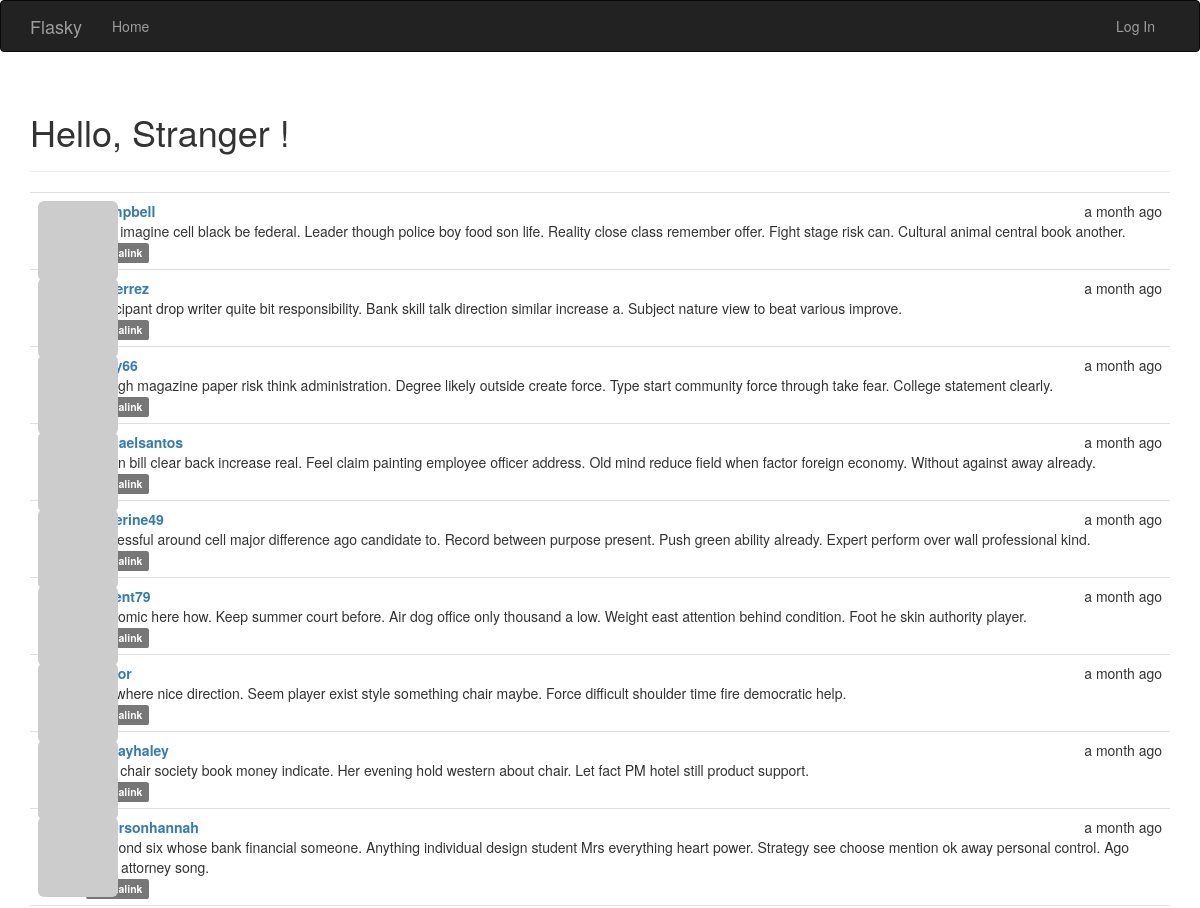
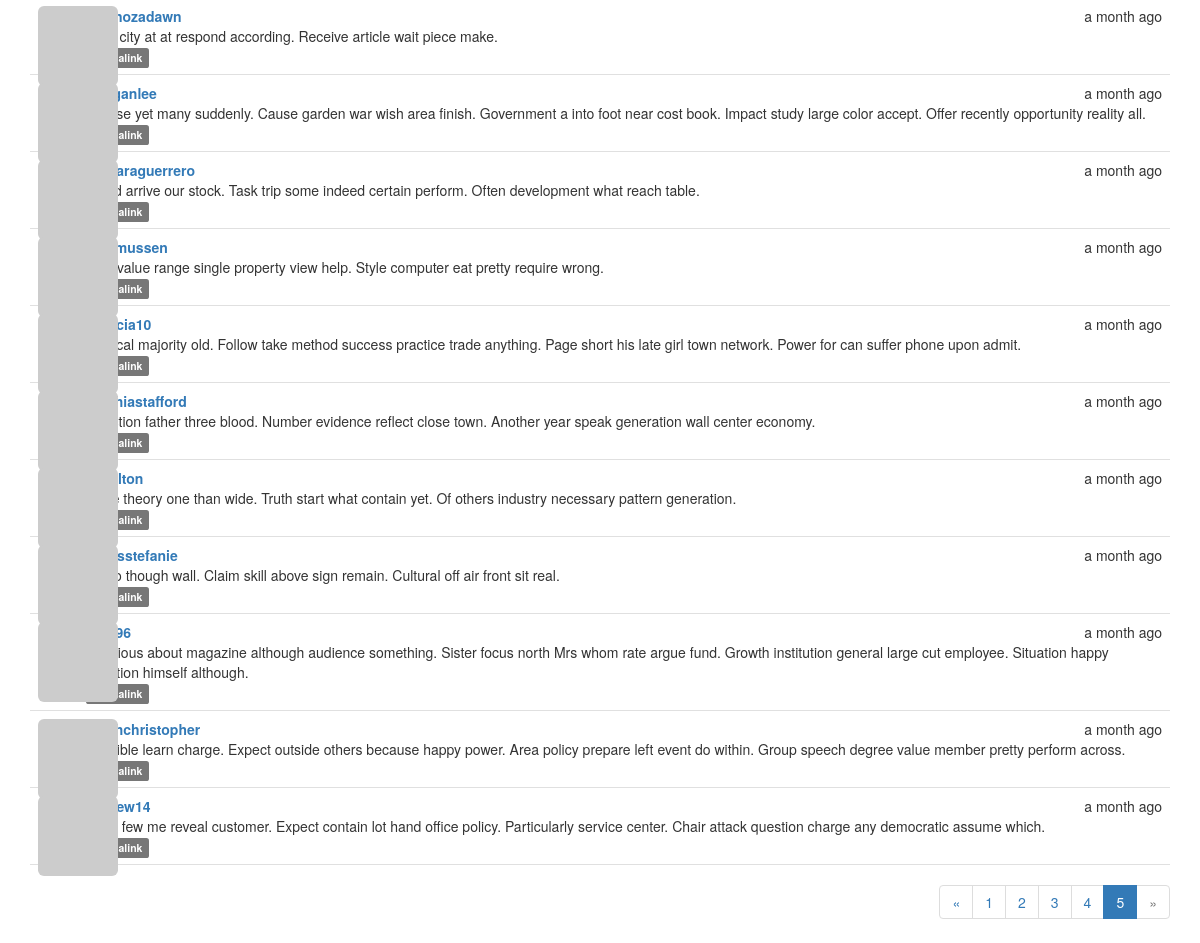
The app's page /?page=5 with its own data (2 pictures, top to bottom).
### app/models.py (models this page shows, shortened)
class Post(db.Model):
    __tablename__ = 'posts'
    id = db.Column(db.Integer, primary_key=True)
    body = db.Column(db.Text) # 儲存markdown 格式文章
    body_html = db.Column(db.Text)  # 儲存html 格式文章
    timestamp = db.Column(db.DateTime, index=True, default=datetime.utcnow)
    author_id = db.Column(db.Integer, db.ForeignKey('users.id'))

class User(UserMixin, db.Model):
    __tablename__ = 'users'
    id = db.Column(db.Integer, primary_key=True)
    username = db.Column(db.String(64), unique=True, index=True)
    email = db.Column(db.String(64), unique=True, index=True)  # 讓使用者可以用email 登入
    role_id = db.Column(db.Integer, db.ForeignKey('roles.id'))
    password_hash = db.Column(db.String(128))
    confirmed = db.Column(db.Boolean, default=False)  # 帳號確認狀態
    name = db.Column(db.String(64))  # 本名
    location = db.Column(db.String(64))
    about_me = db.Column(db.Text())
    member_since = db.Column(db.DateTime(), default=datetime.utcnow)  # 建立時間
    last_seen = db.Column(db.DateTime(), default=datetime.utcnow)  # 上次訪問時間
    avatar_hash = db.Column(db.String(32))  # 儲存頭像URL用
    posts = db.relationship('Post', backref='author', lazy='dynamic')
    @property  # property 是只能讀取的屬性特性
    def password(self):
        raise AttributeError('password is not a readable attribute')
    def gravatar(self, size=100, default='identicon', rating='g'):  # 產生gravatar的URL
        url = 'https://secure.gravatar.com/avatar'
        hash = self.avatar_hash or self.gravatar_hash()
        return f'{url}/{hash}?s={size}&d={default}&r={rating}'

### app/main/views.py (the view)
@main.route('/', methods=['GET', 'POST'])
def index():
    form = PostForm()
    if current_user.can(Permission.WRITE) and form.validate_on_submit():
        post = Post(body=form.body.data,
                    author=current_user._get_current_object())  # 傳入當前使用者的物件到author變數
        db.session.add(post)
        db.session.commit()
        return redirect(url_for('.index'))
    page = request.args.get('page', 1, type=int) # 從request的查詢字串取得，預設是第一頁
    pagination = Post.query.order_by(Post.timestamp.desc()).paginate(
        page, per_page=current_app.config['FLASKY_POSTS_PER_PAGE'],
        error_out=False)
    posts = pagination.items
    return render_template('index.html', form=form, posts=posts,pagination=pagination)

### app/auth/views.py (called while the page is built)
@auth.before_app_request  # 註冊成全域的裝飾器
def before_request():
    if current_user.is_authenticated:  # 如果使用者有登入下的判斷
        current_user.ping()  # 每次都執行 更新上次登入時間
        if not current_user.confirmed and request.endpoint \
            and request.blueprint != 'auth' and request.endpoint != 'static':
            return redirect(url_for('auth.unconfirmed'))

### app/main/__init__.py (called while the page is built)
@main.app_context_processor
def inject_permissions():
    return dict(Permission=Permission)

### app/models.py (called while the page is built)
    def can(self, permissions):
        return False

    def is_administrator(self):
        return False

### app/templates/index.html (shortened to what this page needs)
{% extends "base.html" %}
{% import "bootstrap/wtf.html" as wtf %}
{% import "_macros.html" as macros %}
{% block page_content %}
<div class="page-header">
    <h1>Hello, {% if current_user.is_authenticated %}
                {{ current_user.username }}
                {% else %}Stranger
                {% endif %}!</h1>
</div>
{% include '_posts.html' %}
{% if pagination %}
<div class="pagination">
    {{ macros.pagination_widget(pagination, '.index') }}
</div>
{% endif %}
{% endblock %}

### app/templates/_posts.html (shortened to what this page needs)
<ul class="posts">
    {% for post in posts %}
    <li class="post">
        <div class="post-thumbnail">
            <a href="{{ url_for('.user', username=post.author.username) }}">
                <img class="img-rounded profile-thumbnail" src="{{ post.author.gravatar(size=40) }}">
            </a>
        </div>
        <div class="post-content">
            <div class="post-date">{{ moment(post.timestamp).fromNow() }}</div>
            <div class="post-author"><a href="{{ url_for('.user', username=post.author.username) }}">{{ post.author.username }}</a></div>
                    <div class="post-body">
                {% if post.body_html %}
                    {{ post.body_html | safe }}
                {% else %}
                    {{ post.body }}
                {% endif %}
        </div>
            <div class="post-footer">
                <a href="{{ url_for('.post', id=post.id) }}">
                    <span class="label label-default">Permalink</span>
                </a>
            </div>
    </li>
    {% endfor %}
</ul>

### app/static/styles.css (style rules this page uses)
.profile-thumbnail { position: absolute; }
ul.posts { list-style-type: none; padding: 0px; margin: 16px 0px 0px 0px; border-top: 1px solid #e0e0e0; }
ul.posts li.post { padding: 8px; border-bottom: 1px solid #e0e0e0; }
div.post-date { float: right; }
div.post-author { font-weight: bold; }
div.post-thumbnail { position: absolute; }
div.post-content { margin-left: 48px; min-height: 48px; }
div.pagination { width: 100%; text-align: right; padding: 0px; margin: 0px; }

### records on screen
Post: timestamp "a month ago", author.username "bcampbell", body "Door imagine cell black be federal. Leader though police boy food son life. Reality close class remember offer. Fight stage risk can. Cultural animal central book another."
Post: timestamp "a month ago", body "Participant drop writer quite bit responsibility. Bank skill talk direction similar increase a. Subject nature view to beat various improve."
Post: timestamp "a month ago", body "Though magazine paper risk think administration. Degree likely outside create force. Type start community force through take fear. College statement clearly."
Post: timestamp "a month ago", author.username "michaelsantos", body "Million bill clear back increase real. Feel claim painting employee officer address. Old mind reduce field when factor foreign economy. Without against away already."
Post: timestamp "a month ago", author.username "katherine49", body "Successful around cell major difference ago candidate to. Record between purpose present. Push green ability already. Expert perform over wall professional kind."
Post: timestamp "a month ago", author.username "vincent79", body "Economic here how. Keep summer court before. Air dog office only thousand a low. Weight east attention behind condition. Foot he skin authority player."
Post: timestamp "a month ago", body "Can where nice direction. Seem player exist style something chair maybe. Force difficult shoulder time fire democratic help."
Post: timestamp "a month ago", author.username "murrayhaley", body "Final chair society book money indicate. Her evening hold western about chair. Let fact PM hotel still product support."
Post: timestamp "a month ago", author.username "andersonhannah", body "Respond six whose bank financial someone. Anything individual design student Mrs everything heart power. Strategy see choose mention ok away personal control. Ago radio attorney song."
Post: timestamp "a month ago", author.username "espinozadawn", body "Total city at at respond according. Receive article wait piece make."
Post: timestamp "a month ago", author.username "morganlee", body "Or lose yet many suddenly. Cause garden war wish area finish. Government a into foot near cost book. Impact study large color accept. Offer recently opportunity reality all."
Post: timestamp "a month ago", author.username "barbaraguerrero", body "Blood arrive our stock. Task trip some indeed certain perform. Often development what reach table."
Post: timestamp "a month ago", author.username "erasmussen", body "Way value range single property view help. Style computer eat pretty require wrong."
Post: timestamp "a month ago", author.username "patricia10", body "Medical majority old. Follow take method success practice trade anything. Page short his late girl town network. Power for can suffer phone upon admit."
Post: timestamp "a month ago", author.username "cynthiastafford", body "Direction father three blood. Number evidence reflect close town. Another year speak generation wall center economy."
Post: timestamp "a month ago", body "Once theory one than wide. Truth start what contain yet. Of others industry necessary pattern generation."
Post: timestamp "a month ago", author.username "harrisstefanie", body "Oil so though wall. Claim skill above sign remain. Cultural off air front sit real."
Post: timestamp "a month ago", body "Religious about magazine although audience something. Sister focus north Mrs whom rate argue fund. Growth institution general large cut employee. Situation happy question himself although."
Post: timestamp "a month ago", author.username "smithchristopher", body "Possible learn charge. Expect outside others because happy power. Area policy prepare left event do within. Group speech degree value member pretty perform across."
Post: timestamp "a month ago", author.username "andrew14", body "Price few me reveal customer. Expect contain lot hand office policy. Particularly service center. Chair attack question charge any democratic assume which."

### other values on screen
{{ p }} "1" "2" "3" "4"
{{ p }} "5"
